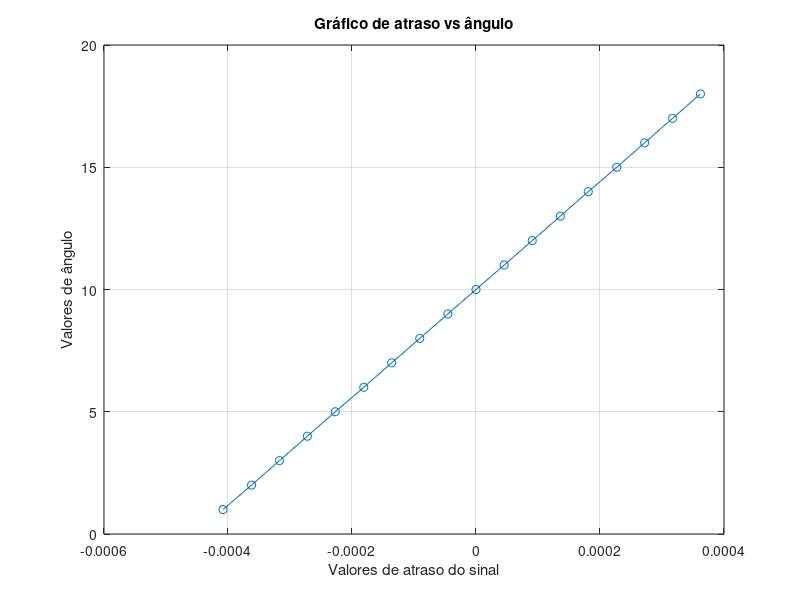

Write the MATLAB code that produced this figure.
x = [-4.08e-4, -3.62e-4, -3.17e-4, -2.72e-4, -2.27e-4, -1.81e-4, -1.36e-4, -9.07e-5, -4.54e-5, 0, 4.54e-5, 9.07e-5, 1.36e-4, 1.81e-4, 2.27e-4, 2.72e-4, 3.17e-4, 3.62e-4];
y = [1, 2,3,4,5,6,7,8,9,10,11,12,13,14,15,16,17,18];

plot(x, y, 'o-'); % 'o-' plota os pontos como marcadores circulares interligados
xlabel('Valores de atraso do sinal');
ylabel('Valores de ângulo');
title('Gráfico de atraso vs ângulo');
grid on;
